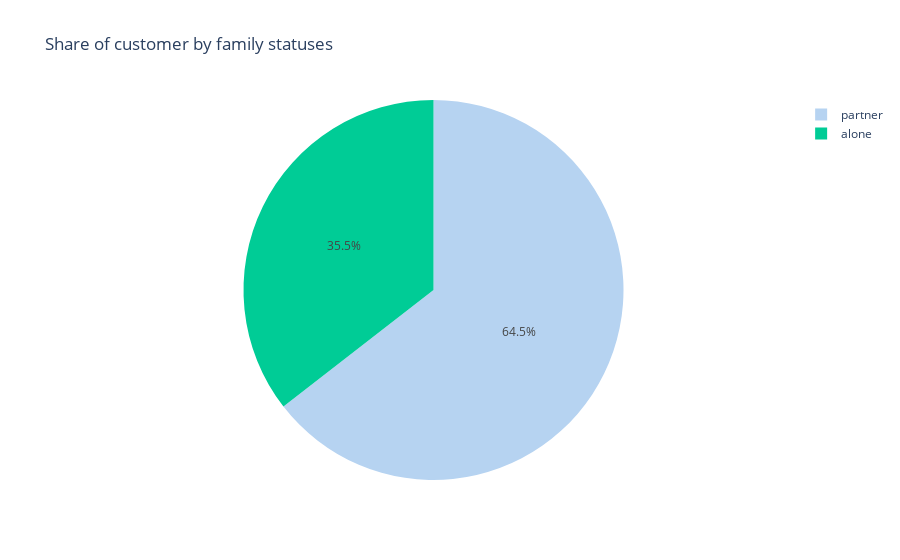

Source (notebook cell):
### Code cell
status_counts = df['living_with_status'].value_counts() 
status_number_share = ((status_counts / status_counts.sum()) * 100).round(2) 
 
df_status = pd.DataFrame({"living_with_status": status_number_share.index, 'share': status_number_share.values}) 
 
fig = px.pie(df_status, names='living_with_status', values='share', 
             labels={'living_with_status':'living_with_status', 'share': 'Share(%)'}, 
             title='Share of customer by family statuses ', 
             color='living_with_status', color_discrete_map={'partner': '#B6D3F1', 'Alone': '#B7ADE9'}) 
 
fig.update_layout(plot_bgcolor='white') 
 
fig

### Figure 1 — Plotly figure (JSON) as saved in the notebook; plotly's stock layout.template omitted (floating-point values rounded to 4 significant figures)
{"data": [{"customdata": [["partner"], ["alone"]], "domain": {"x": [0, 1], "y": [0, 1]}, "hovertemplate": "living_with_status=%{customdata[0]}<br>Share(%)=%{value}<extra></extra>", "labels": ["partner", "alone"], "legendgroup": "", "marker": {"colors": ["#B6D3F1", "#00cc96"]}, "name": "", "showlegend": true, "type": "pie", "values": [64.49, 35.51]}], "layout": {"legend": {"tracegroupgap": 0}, "plot_bgcolor": "white", "title": {"text": "Share of customer by family statuses "}}}
